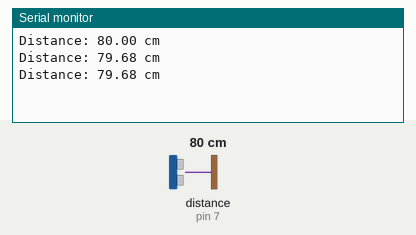
This sketch was run on a simulated Arduino Uno, built with avr-gcc and run on an emulated ATmega328P. Shown: the last lines printed to the serial monitor. Wiring (inferred from the names in the program): ultrasonic range finder: trigger pin 6; echo pin 7. Inputs (shaded band) come from the test bench; at power-on: distance to the obstacle (sensor on pin 7) 80 cm. The echo pulse lasts 58.3 µs per cm.

Above: at 1.3 s.
1.4 s: distance to the obstacle (sensor on pin 7) set to 2 cm
At 1.9 s:
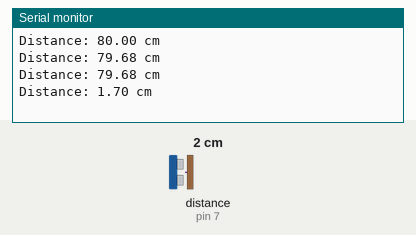
2.9 s: distance to the obstacle (sensor on pin 7) set to 4 cm
At 3.4 s:
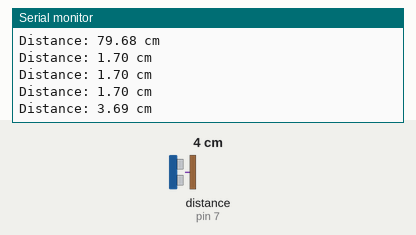
Timing chart, 0 to 5.9 s (numbered marks = the images above; inputs shaded):
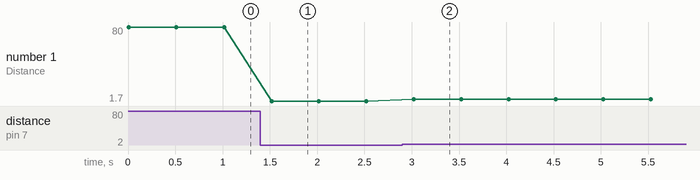

Measured:
- after the input at 1.4 s, the serial monitor: prints a new line after 0.12 s (image 1)
- after the input at 2.9 s, the serial monitor: prints a new line after 0.12 s (image 2)
- plotted number 1: 79.68 → 1.7 after the input at 1.4 s, 1.7 → 3.69 after the input at 2.9 s

The sketch:

ultrasonic.ino
```cpp
int trigPin = 6;
int echoPin = 7;

long duration;
float distance;

void setup() {
  pinMode(trigPin, OUTPUT);
  pinMode(echoPin, INPUT);

  Serial.begin(9600);
}

void loop() {
  // Send ultrasonic pulse
  digitalWrite(trigPin, LOW);
  delayMicroseconds(2);

  digitalWrite(trigPin, HIGH);
  delayMicroseconds(10);
  digitalWrite(trigPin, LOW);

  // Receive echo
  duration = pulseIn(echoPin, HIGH);

  // Calculate distance in cm
  distance = duration * 0.0343 / 2;

  Serial.print("Distance: ");
  Serial.print(distance);
  Serial.println(" cm");

  delay(500);
}
```
